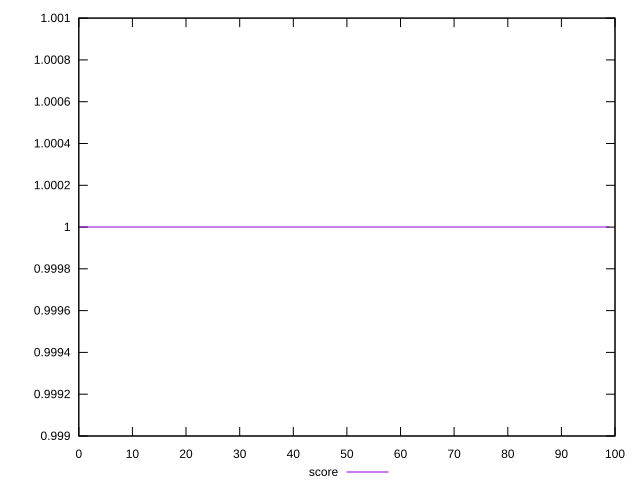

The gnuplot source for this figure:
reset
set terminal svg size 640, 490
set output "reprap/uses-passive-event-listeners/samples/pages+cached+noexternal+nofonts+nosvg+noimg+nocss/score/sorted.svg"

$score <<EOF
0 1
1 1
2 1
3 1
4 1
5 1
6 1
7 1
8 1
9 1
10 1
11 1
12 1
13 1
14 1
15 1
16 1
17 1
18 1
19 1
20 1
21 1
22 1
23 1
24 1
25 1
26 1
27 1
28 1
29 1
30 1
31 1
32 1
33 1
34 1
35 1
36 1
37 1
38 1
39 1
40 1
41 1
42 1
43 1
44 1
45 1
46 1
47 1
48 1
49 1
50 1
51 1
52 1
53 1
54 1
55 1
56 1
57 1
58 1
59 1
60 1
61 1
62 1
63 1
64 1
65 1
66 1
67 1
68 1
69 1
70 1
71 1
72 1
73 1
74 1
75 1
76 1
77 1
78 1
79 1
80 1
81 1
82 1
83 1
84 1
85 1
86 1
87 1
88 1
89 1
90 1
91 1
92 1
93 1
94 1
95 1
96 1
97 1
98 1
99 1
EOF

set key outside below
set yrange [0.999:1.001]

plot \
  $score title "score" with line, \


reset
